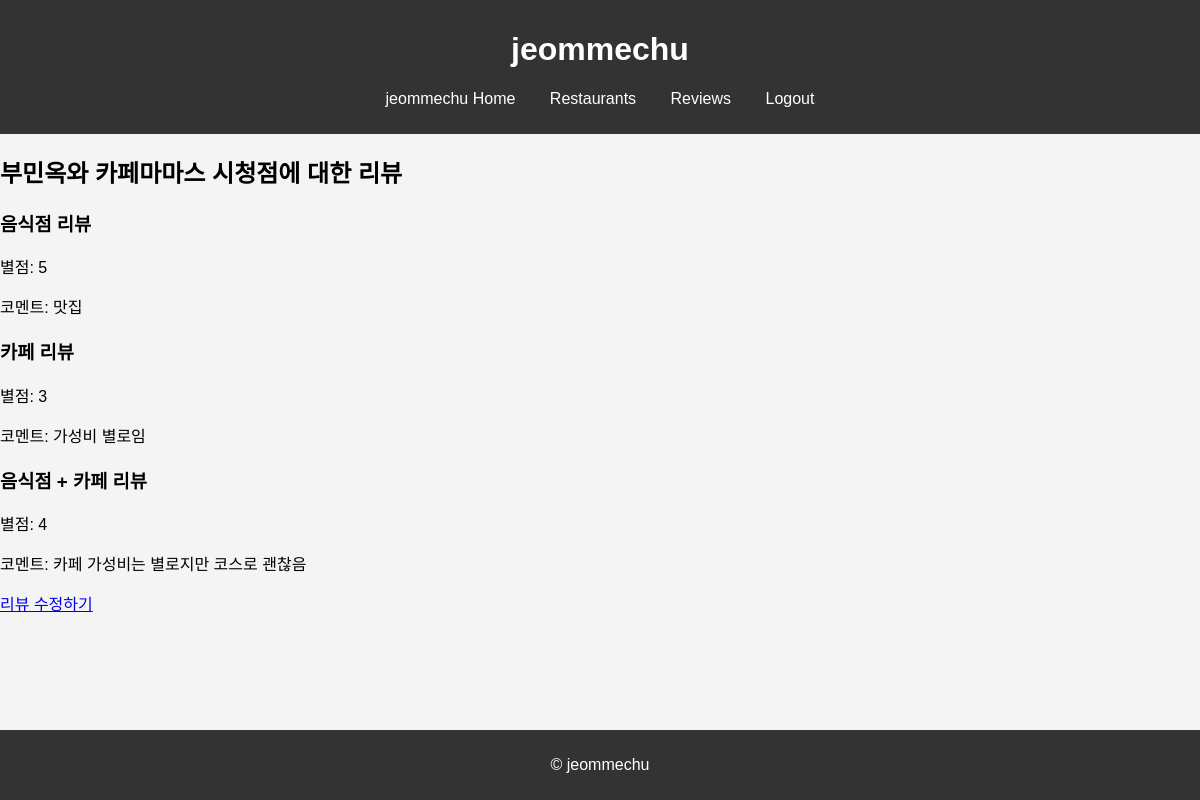
The page /reviews/all_reviews/detail/2/2/ (signed in) on the database its author committed.
### maps/models.py (models this page shows, shortened)
class Restaurant(models.Model):
    place_name = models.CharField(max_length=255)  # 음식점 이름
    place_url = models.URLField()  # 카카오 지도 URL
    road_address_name = models.CharField(max_length=255)  # 도로명 주소

class Cafe(models.Model):
    place_name = models.CharField(max_length=255)  # 카페 이름
    place_url = models.URLField()  # 카카오 지도 URL
    road_address_name = models.CharField(max_length=255)  # 도로명 주소

### reviews/models.py (models this page shows, shortened)
class RestaurantReview(models.Model):
    user = models.ForeignKey(User, on_delete=models.CASCADE)  # 리뷰 작성자
    restaurant = models.ForeignKey(Restaurant, on_delete=models.CASCADE)  # 리뷰 대상 음식점
    rating = models.IntegerField()  # 별점 (1~5)
    comment = models.TextField()  # 리뷰 내용
    created_at = models.DateTimeField(auto_now_add=True)  # 작성 시간

class CafeReview(models.Model):
    user = models.ForeignKey(User, on_delete=models.CASCADE)  # 리뷰 작성자
    cafe = models.ForeignKey(Cafe, on_delete=models.CASCADE)  # 리뷰 대상 카페
    rating = models.IntegerField()  # 별점 (1~5)
    comment = models.TextField()  # 리뷰 내용
    created_at = models.DateTimeField(auto_now_add=True)  # 작성 시간

class RestaurantCafeRating(models.Model):
    user = models.ForeignKey(User, on_delete=models.CASCADE)  # 평점 작성자
    restaurant = models.ForeignKey(Restaurant, on_delete=models.CASCADE)  # 음식점
    cafe = models.ForeignKey(Cafe, on_delete=models.CASCADE)  # 카페
    rating = models.IntegerField()  # 별점 (1~5)
    comment = models.CharField(max_length=255, blank=True)  # 간단한 코멘트
    created_at = models.DateTimeField(auto_now_add=True)  # 작성 시간

### reviews/views.py (the view)
# urls.py: path('all_reviews/detail/<int:restaurant_id>/<int:cafe_id>/', AllReviewDetailView.as_view(), name='review_detail'),
class AllReviewDetailView(View):
    def get(self, request, restaurant_id, cafe_id):
        restaurant = Restaurant.objects.get(id=restaurant_id)
        cafe = Cafe.objects.get(id=cafe_id)
        restaurant_review = RestaurantReview.objects.filter(user=request.user, restaurant=restaurant).first()
        cafe_review = CafeReview.objects.filter(user=request.user, cafe=cafe).first()
        restaurant_cafe_rating = RestaurantCafeRating.objects.filter(user=request.user, restaurant=restaurant, cafe=cafe).first()
        return render(request, 'reviews/all_reviews_detail.html', {
            'restaurant': restaurant,
            'cafe': cafe,
            'restaurant_review': restaurant_review,
            'cafe_review': cafe_review,
            'restaurant_cafe_rating': restaurant_cafe_rating
        })

### reviews/templates/reviews/all_reviews_detail.html (shortened to what this page needs)
{% extends 'base.html' %}
{% block content %}
    <h2>{{ restaurant.place_name }}와 {{ cafe.place_name }}에 대한 리뷰</h2>
    <h3>음식점 리뷰</h3>
    {% if restaurant_review %}
        <p>별점: {{ restaurant_review.rating }}</p>
        <p>코멘트: {{ restaurant_review.comment }}</p>
    {% else %}
        <p>작성된 음식점 리뷰가 없습니다.</p>
    {% endif %}
    <h3>카페 리뷰</h3>
    {% if cafe_review %}
        <p>별점: {{ cafe_review.rating }}</p>
        <p>코멘트: {{ cafe_review.comment }}</p>
    {% else %}
        <p>작성된 카페 리뷰가 없습니다.</p>
    {% endif %}
    <h3>음식점 + 카페 리뷰</h3>
    {% if restaurant_cafe_rating %}
        <p>별점: {{ restaurant_cafe_rating.rating }}</p>
        <p>코멘트: {{ restaurant_cafe_rating.comment }}</p>
    {% else %}
        <p>작성된 음식점 + 카페 리뷰가 없습니다.</p>
    {% endif %}
    <a href="{% url 'update_all_reviews' restaurant.id cafe.id %}">리뷰 수정하기</a>
{% endblock %}

### static/css/style.css (style rules this page uses)
body { font-family: Arial, sans-serif; margin: 0; padding: 0; background-color: #f4f4f4; }

### rows shown on the page
Restaurant: place_name "부민옥"
Cafe: place_name "카페마마스 시청점"
RestaurantReview: rating "5", comment "맛집"
CafeReview: rating "3", comment "가성비 별로임"
RestaurantCafeRating: rating "4", comment "카페 가성비는 별로지만 코스로 괜찮음"
